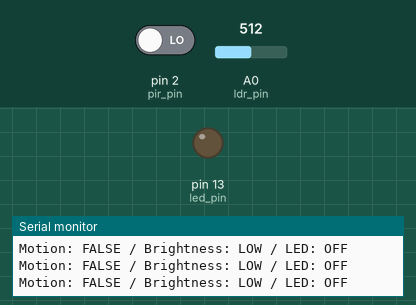
This sketch was run on a simulated Arduino Uno, built with avr-gcc and run on an emulated ATmega328P. Shown: output pins drawn as LEDs (lit = HIGH), the last lines printed to the serial monitor. Inputs (shaded band) come from the test bench; at power-on: pin 2 (pir_pin) LOW, A0 (ldr_pin) = 512.

Above: at 1.2 s.
1.3 s: pin 2 (pir_pin) driven HIGH
At 1.9 s:
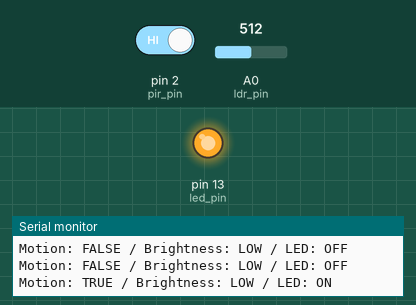
Timing chart, 0 to 4.3 s (numbered marks = the images above; inputs shaded):
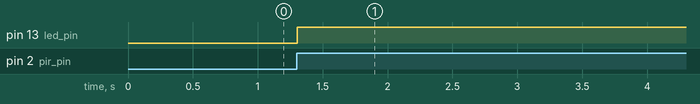

Measured:
- after the input at 1.3 s, pin 13 (led_pin): LOW → HIGH at once

The sketch:

ldr_pir_light.ino
```cpp
const int pir_pin = 2;
const int ldr_pin = A0;
const int led_pin = 13;
int pirState = LOW;
void setup()
{
  pinMode(led_pin, OUTPUT);
  pinMode(ldr_pin, INPUT);
  pinMode(pir_pin, INPUT);
  Serial.begin(9600);
}

void loop()
{
  bool pirStatus = digitalRead(pir_pin);  // read pir
  int ldrStatus = analogRead(ldr_pin); // read ldr
  if (pirStatus == HIGH && ldrStatus <= 700)  // check if the input is HIGH
  {
    digitalWrite(led_pin, HIGH);  // turn LED ON
    Serial.println("Motion: TRUE / Brightness: LOW / LED: ON");
    delay(5000);

  }
  else if (pirStatus == HIGH && ldrStatus > 700)
  {
    digitalWrite(led_pin, LOW);  // turn LED OFF
    Serial.println("Motion: TRUE / Brightness: HIGH / LED: OFF");
  }
  else if (pirStatus == LOW && ldrStatus <= 700)
  {
    digitalWrite(led_pin, LOW);  // turn LED OFF
    Serial.println("Motion: FALSE / Brightness: LOW / LED: OFF");
  }
  else if (pirStatus == LOW && ldrStatus > 700)
  {
    digitalWrite(led_pin, LOW);  // turn LED OFF
    Serial.println("Motion: FALSE / Brightness: HIGH / LED: OFF");
  }
}
```
